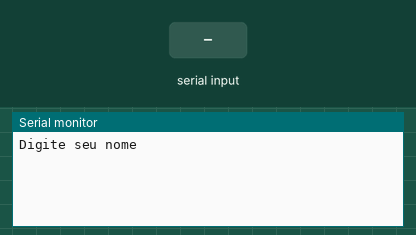
Simulated run of this sketch. Board: Arduino Uno, built with avr-gcc and run on an emulated ATmega328P. Shown: the last lines printed to the serial monitor. The test bench sets the inputs (shaded band).

Above: at 1.2 s.
1.3 s: "90,45\n" received over Serial
At 3.5 s:
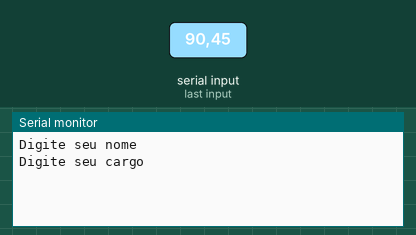
3.8 s: "30,150\n" received over Serial
At 5.7 s:
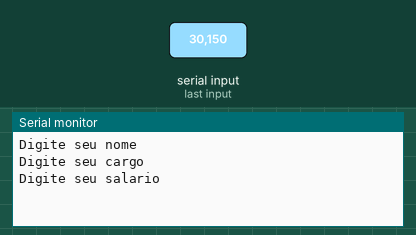
6.3 s: "5\n" received over Serial
At 6.7 s:
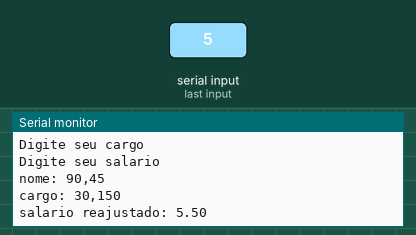

Measured:
- after the input at 1.3 s, the serial monitor: prints a new line after 1.0 s (image 1)
- after the input at 3.8 s, the serial monitor: prints a new line after 1.0 s (image 2)
- after the input at 6.3 s, the serial monitor: prints a new line at once (image 3)

The sketch:

condicionais_ex81.ino
```cpp
/*
Faça um programa que receba o nome, cargo e salário de um funcionário. Se o
funcionário ganhar abaixo de 1000 reais, calcule o salário acrescido de 10%.
Ao final exiba o nome, o cargo e o salário desse funcionário.
*/

//variáveis
String nome = "";
String cargo = "";
float salario = 0;


void setup()
{
  Serial.begin(9600);
}

void loop()
{
  Serial.println("Digite seu nome");
  while(! Serial.available());//
  nome = Serial.readString();

  Serial.println("Digite seu cargo");
  while(! Serial.available());//
  cargo = Serial.readString();

  Serial.println("Digite seu salario");
  while(! Serial.available());
  salario = Serial.parseFloat();

  if(salario < 1000 ){

   salario = salario * 1.10;
  }
  Serial.println();
  Serial.println("nome: " + nome);
  Serial.println("cargo: " + cargo);
  Serial.println("salario reajustado: " + String(salario));
  Serial.println();
  delay(3000);
}
```
